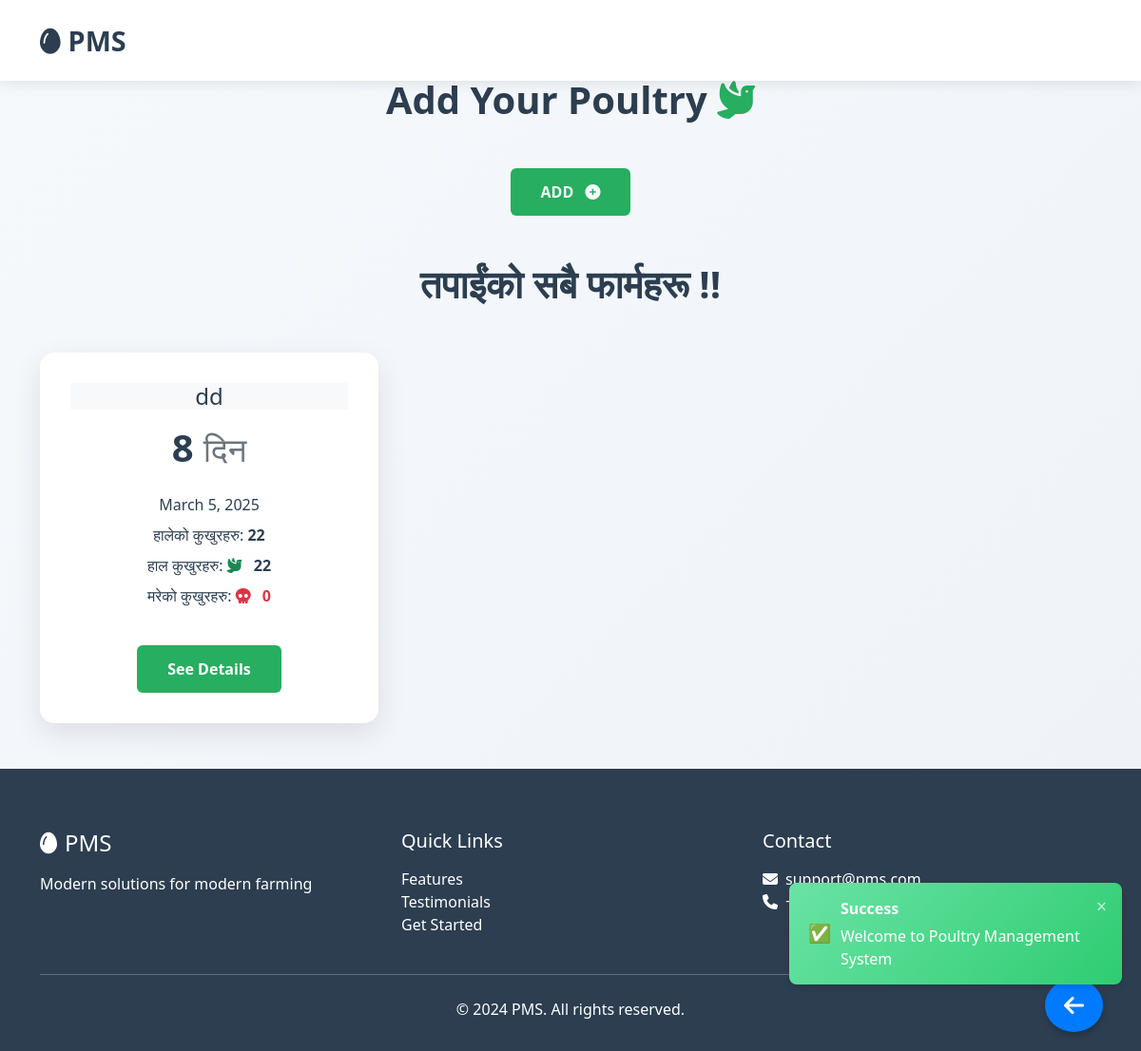
Page /userhome/mainpage/21/ (signed in) on the earlier database version.
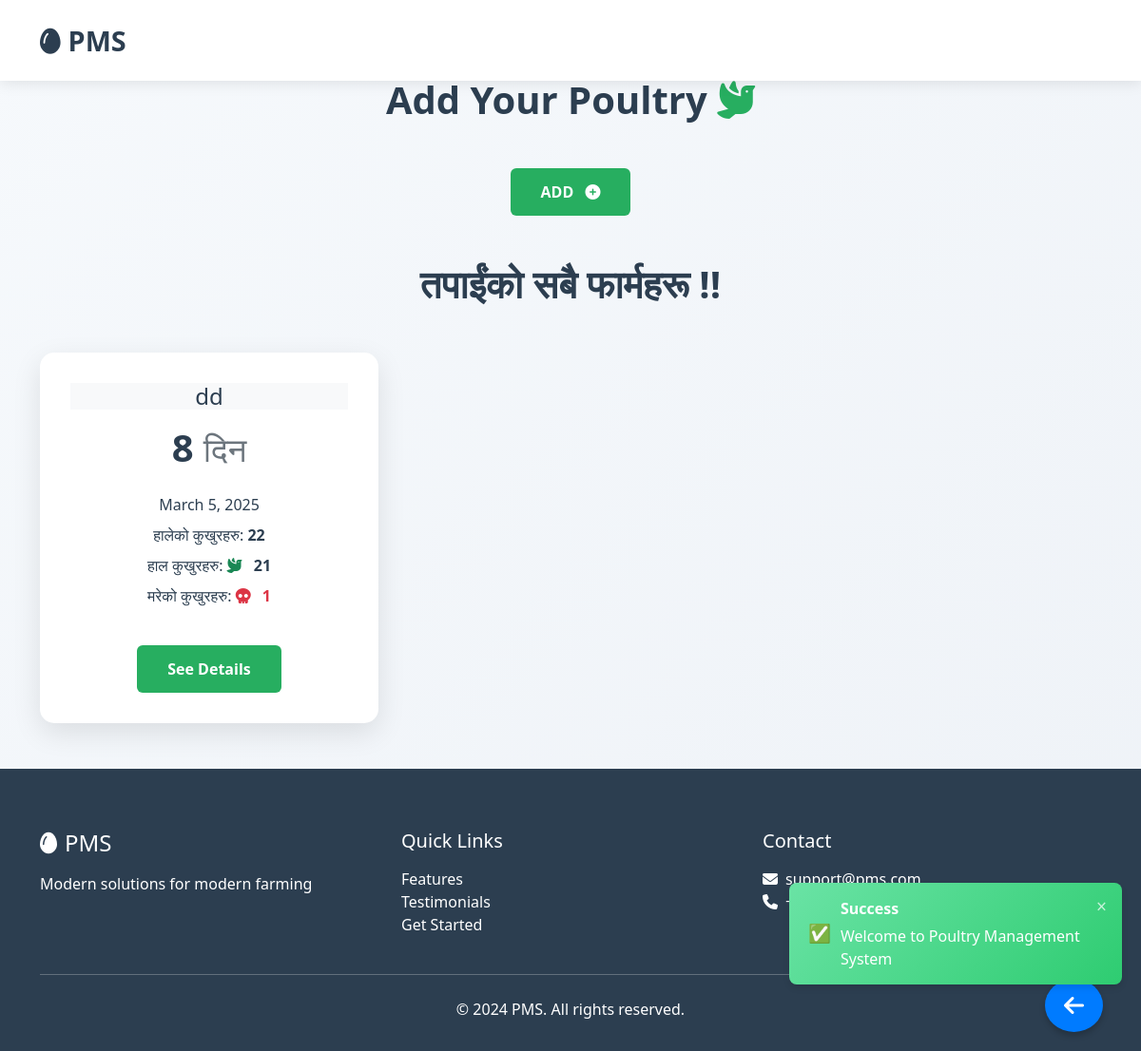
Same page on the later database version.
### userhome/models.py (models this page shows, shortened)
class Poultry(models.Model):
    user = models.ForeignKey(User, on_delete=models.CASCADE)
    poultryName = models.CharField(max_length=20, primary_key=True)
    totalChicken = models.IntegerField()
    totalDead = models.IntegerField(default=0)
    startDate = models.DateField(auto_now_add=True)
    @property
    def totalDays(self):
        return ((date.today() - self.startDate)).days+1
    @property
    def totalChickenNow(self):
        return ((self.totalChicken-self.totalDead))

### userhome/views.py (the view)
# urls.py: path('mainpage/<int:user_id>/', views.userHome, name='mainpage'),
@login_required
def userHome(request,user_id):
    messages.success(request, "Welcome to Poultry Management System")
    if not CheckUser(request, user_id):
        return redirect('/')
    user_info = Poultry.objects.filter(user_id=user_id).order_by('-startDate')
    for poultry in user_info:
        poultryName = poultry.poultryName
        UpdateTotal(user_id,poultryName)
    return render(request, 'mainpage.html',{'parms':user_info})

### userhome/models.py (called while the page is built)
    def calculate_totals(self, user):
        bills = BillPost.objects.filter(poultryName=self.poultryName, poultryName__user=user)
        self.totalDana = sum(bill.totalChickenFeed for bill in bills)
        self.totalMedicine = sum(bill.totalMedicine for bill in bills)
        self.totalVaccine = sum(bill.totalVaccine for bill in bills)
        self.totalAmount = sum(bill.totalAmount for bill in bills)
        self.totalBhus = sum(bill.totalBhus for bill in bills)

    def save(self, *args, **kwargs):
        self.calculate_totals(self.poultryName.user)
        super().save(*args, **kwargs)

### userhome/service.py (called while the page is built)
def UpdateTotal(user_id,poultryName):
    poultry = get_object_or_404(Poultry, user_id=user_id, poultryName=poultryName)
    total_obj, created = Total.objects.get_or_create(poultryName=poultry)
    total_obj.calculate_totals(poultry.user)
    total_obj.save()

def CheckUser(request, user_id):
    if request.user.id != user_id:
        messages.error(request, "You are not authorized to view this page.")
        return False
    return True

### userhome/templates/mainpage.html (shortened to what this page needs)
{% extends 'Base.html' %}
{% block mainContent%}
{%load static%}
<div class="container py-5">
  <div class="row">
      <div class="col-12">
          <h1 class="section-heading text-center mb-5">
              Add Your Poultry
              <i class="fa-solid fa-dove text-accent" style="color: var(--accent-color);"></i>
          </h1>
          <div class="text-center mb-5">
              <button class="btn btn-primary" data-bs-toggle="modal" data-bs-target="#addPoultry">
                  ADD <i class="fa-solid fa-circle-plus ms-2"></i>
              </button>
          </div>
          <h1 class="section-heading text-center mb-5">
              तपाईंको सबै फार्महरू !!
          </h1>
          <div class="row g-4 ">
              {% for parm in parms %}
              <div class="col-md-4 ">
                  <div class="feature-card text-center baseColorText ">
                      <div class="card-header mb-3 bg-light">
                          <h4 class="my-0 font-weight-normal ">{{parm.poultryName}}</h4>
                      </div>
                      <div class="card-body ">
                          <h1 class="mb-4">
                              <span class="stat-number baseColorText">{{parm.totalDays}}</span>
                              <small class="text-muted">दिन</small>
                          </h1>
                          <ul class="list-unstyled mb-4">
                              <li class="mb-2">{{parm.startDate}}</li>
                              <li class="mb-2">
                                  हालेको कुखुरहरु:
                                  <strong>{{parm.totalChicken}}</strong>
                              </li>
                              <li class="mb-2">
                                  हाल कुखुरहरु:
                                  <i class="fa-solid fa-dove text-success me-2"></i>
                                  <strong>{{parm.totalChickenNow}}</strong>
                              </li>
                              <li>
                                  मरेको कुखुरहरु:
                                  <i class="fa-solid fa-skull text-danger me-2"></i>
                                  <strong class="text-danger">{{parm.totalDead}}</strong>
                              </li>
                          </ul>
                          <a href="profile/{{parm.poultryName}}" class="btn btn-primary mt-3">
                              See Details
                          </a>
                      </div>
                  </div>
              </div>
              {% endfor %}
          </div>
      </div>
  </div>
</div>
{%endblock%}

Differences in the rows shown:
changed Poultry "dd": totalChickenNow "22" → "21"; totalDead "0" → "1"
